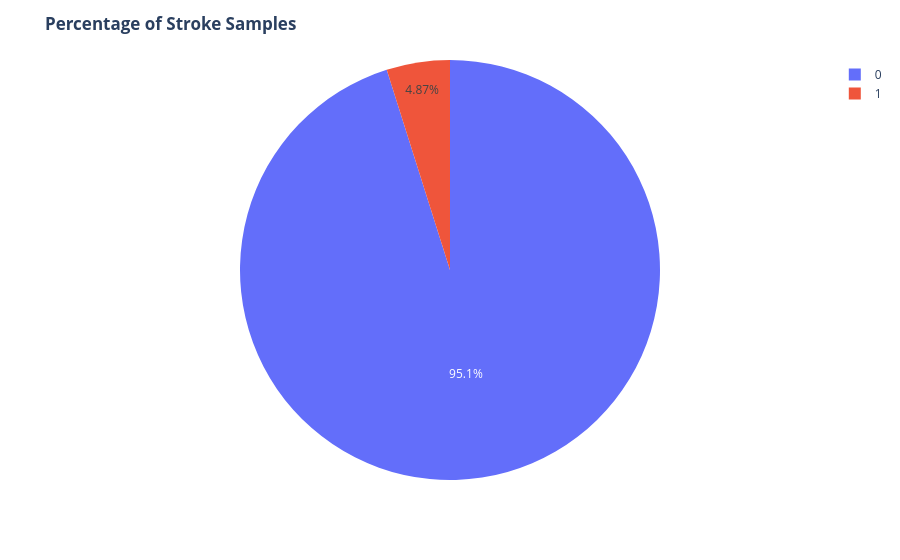

The notebook cell saved with this chart:
### Markdown cell above
### 3.1 Data Exploration

### Code cell
#stroke samples
fig = px.pie(df,names='stroke')
fig.update_layout(title='<b>Percentage of Stroke Samples<b>')
fig.show()

### Figure 1 — Plotly figure (JSON) as saved in the notebook; plotly's stock layout.template omitted (floating-point values rounded to 4 significant figures; data arrays with more than 128 entries replaced by an {"elided": "..."} marker saying what was removed)
{"data": [{"domain": {"x": [0, 1], "y": [0, 1]}, "hovertemplate": "stroke=%{label}<extra></extra>", "labels": {"elided": "5110 int values"}, "legendgroup": "", "name": "", "showlegend": true, "type": "pie"}], "layout": {"legend": {"tracegroupgap": 0}, "margin": {"t": 60}, "title": {"text": "<b>Percentage of Stroke Samples<b>"}}}
